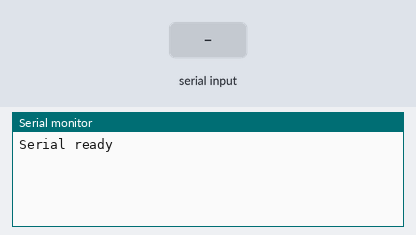
The sketch below on a simulated Arduino Leonardo, built with avr-gcc and run on an emulated ATmega32U4. Shown: the last lines printed to the serial monitor. The test bench sets the inputs (shaded band).

Above: at 1.2 s.
1.3 s: "1" received over the second serial link
At 2.5 s:
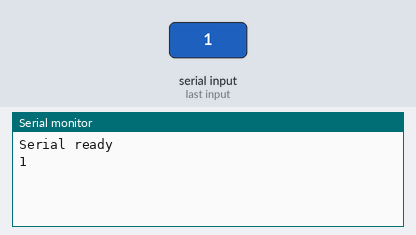
2.8 s: "0" received over the second serial link
At 3.7 s:
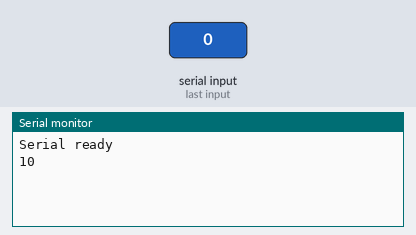

The sketch:

Test_ProMicro_Serial1.ino
```cpp
int inSByte = 0;

void setup() {
  Serial.begin(9600);   // USB Serial (CDC)
  Serial1.begin(9600);  // Real Serial (pin0 & pin1)

  while (!Serial);
  Serial.println("Serial ready");

  while (!Serial1);
  Serial1.println("Serial1 ready");
}

void passthroughTest() {
  if (Serial.available()) {
    Serial1.write(Serial.read());   // RX LED on (near pin7)
  }

  if (Serial1.available()) {
    Serial.write(Serial1.read());   // TX LED on (near pin14)
  }
}

void serialOutTest() {
  Serial.print("Lee");
  Serial.print(' ');

  Serial.write(84);     // T (84/54h)
  Serial.write(0x7a);   // z (122/7ah)
  Serial.write(117);    // u (117/75h)
  Serial.write(0x2d);   // - (45/2dh)
  Serial.write(84);     // T (84/54h)
  Serial.write(117);    // u (117/75h)
  Serial.write(110);    // n (110/6eh)
  Serial.write(0x67);   // g (103/67h)
  Serial.write(10);     // LF (10/ah)

  delay(1000);
}

void serial1OutTest() {
  Serial1.print("L.");
  Serial1.write(84);    // T (84/54h)
  Serial1.write(0x7a);  // z (122/7ah)
  Serial1.write(117);   // u (117/75h)
  Serial1.write(0x2d);  // - (45/2dh)
  Serial1.write(84);    // T (84/54h)
  Serial1.write(117);   // u (117/75h)
  Serial1.write(110);   // n (110/6eh)
  Serial1.write(0x67);  // g (103/67h)
  Serial1.write(10);    // LF (10/ah)

  delay(1000);
}

void serialToSerial1() {
  if (Serial.available() > 0) {
    inSByte = Serial.read();
    Serial1.print(millis());
    Serial1.print(":");
    //Serial1.println(inSByte);     // DEC
    Serial1.println((char)inSByte);
  }
}

void serial1ToSerial() {
  if (Serial1.available() > 0) {
    inSByte = Serial1.read();
    Serial.print(millis());
    Serial.print(":");
    //Serial1.println(inSByte);     // DEC
    Serial.println((char)inSByte);
  }
}

void loop() {
  //serialOutTest();
  //serial1OutTest();
  //serialToSerial1();
  //serial1ToSerial();
  passthroughTest();
}
```

Measured:
- after the input at 1.3 s, the serial monitor: prints a new line at once (image 1)
- after the input at 2.8 s, the serial monitor: prints a new line at once (image 2)
